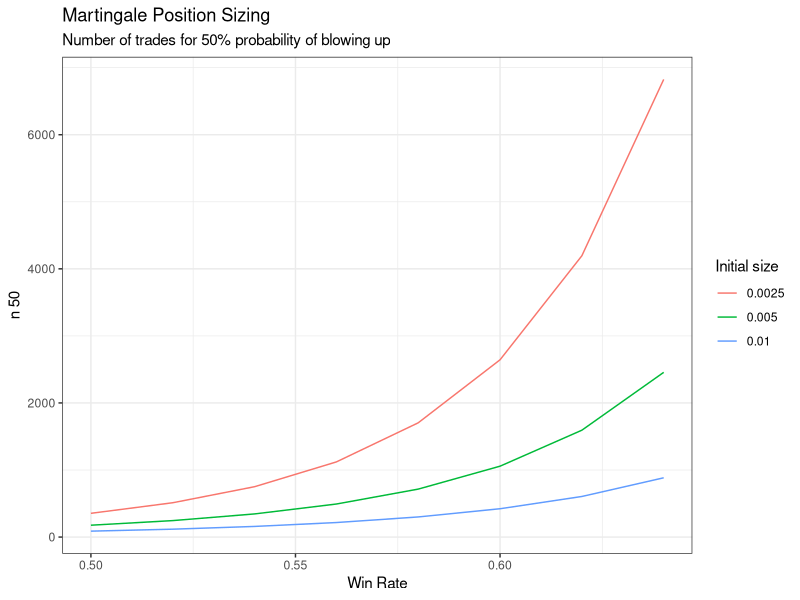

Reproduce this figure in R.
# Martingale Account Survival

library(tidyverse)

blow_up_loss_streak <- function(initial_size = 0.01) {

    # loss streak required to lose starting capital
  
  loss_pct <- cumsum(initial_size*2^(c(0:50)))
  
  return(which(loss_pct > 1)[1])
} 

n_50 <- function(win_rate, initial_size) {
  
  # number of trades to have 50% probability of blowing up
  
  # loss streak to blow up
  streak <- blow_up_loss_streak(initial_size)
  
  # probability of streak of losses given win rate
  P_blow_up <- (1 - win_rate)^streak
  
  # number of trades for whcih probability of blowing up exceeds 50%
  n <- log(0.5)/log(1 - P_blow_up)   
  
  return(n)
} 

# plot the relationship between win rate, initial stake and n_50

win_rates <- seq(0.5, 0.65, by = 0.02)
initial_sizes <- c(0.0025, 0.005, 0.01)

df <- data.frame(
  win_rate = rep(win_rates, length(initial_sizes)), 
  initial_size = (
    map(initial_sizes, ~rep(., length(win_rates))) %>% 
    unlist()
  )
)

df <- df%>%
  mutate(n_50 = map2_dbl(df$win_rate, df$initial_size, .f = n_50)) 

df %>%
  ggplot(aes(x = win_rate, y = n_50, colour = as.factor(initial_size))) +
    geom_line() +
    labs(
      x = "Win Rate",
      y = "n 50",
      title = "Martingale Position Sizing",
      subtitle = "Number of trades for 50% probability of blowing up",
      colour = "Initial size"
    ) +
  theme_bw()


